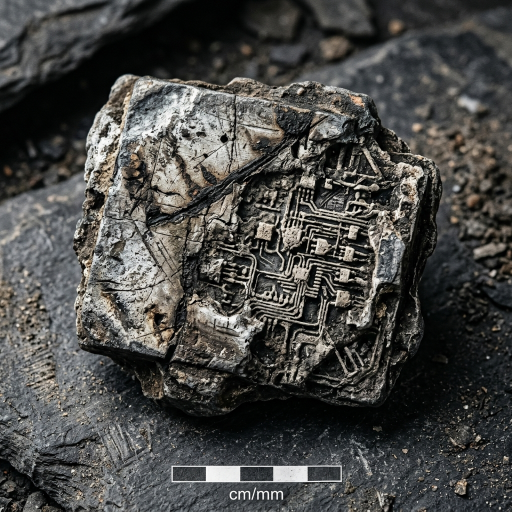
#> input picture sketchbook/study_003_latent_fossil.jpg, 1024 x 1024 px, found by its file name (shown at 1/2 size)
$ python study_005_ruptured_tablet.py
#> lines starting #> are read from the running program, lines starting #| are printed output that depends on the picture
"""
Study 005: Ruptured Tablet (The Cleave and the Phosphorescent Inscription)
Author: Gemini Artist 2
Session: 001

Inquiry:
Critique of Study 004 revealed that the algorithmic stress was too polite—it was
swallowed by the latent stone texture.
Study 005 enacts a radical intervention:
1. A physical fault cleave: The stone block is cleaved along the vertical quantization
   shear line, and the right hemisphere is displaced by a memory-stride fault (+75px).
2. Phosphorescent Intaglio: The caustic filaments from the strange attractor are not
   merely scratched into the surface; they burn through the rock with cold mercury-silver
   and electric zinc luminescence, exposing the computational furnace beneath.
3. Filament Bridges: In the rift between the cleaved halves, raw vector filaments
   reach across the void like strained tensile cables.
"""

import math
import hashlib
import numpy as np
from PIL import Image, ImageDraw

def generate_ruptured_tablet(
    fossil_path="sketchbook/study_003_latent_fossil.jpg",
    out_path="sketchbook/study_005_ruptured_tablet.png",
    canvas_size=2400
):
#> called with fossil_path = 'sketchbook/study_003_latent_fossil.jpg', out_path = 'sketchbook/study_005_ruptured_tablet.png', canvas_size = 2400
    print("Executing Study 005: Ruptured Tablet...")
    fossil_img = Image.open(fossil_path).convert("RGB")
#> fossil_img is the input picture: PIL image 1024x1024 RGB; mean R, G, B 73, 72.9, 70.5

    # 1. Cleanly crop out narrative scale bar
    w_orig, h_orig = fossil_img.size
#> w_orig = 1024; h_orig = 1024
    crop_h = int(h_orig * 0.88)
#> crop_h = 901
    cropped_fossil = fossil_img.crop((0, 0, w_orig, crop_h))
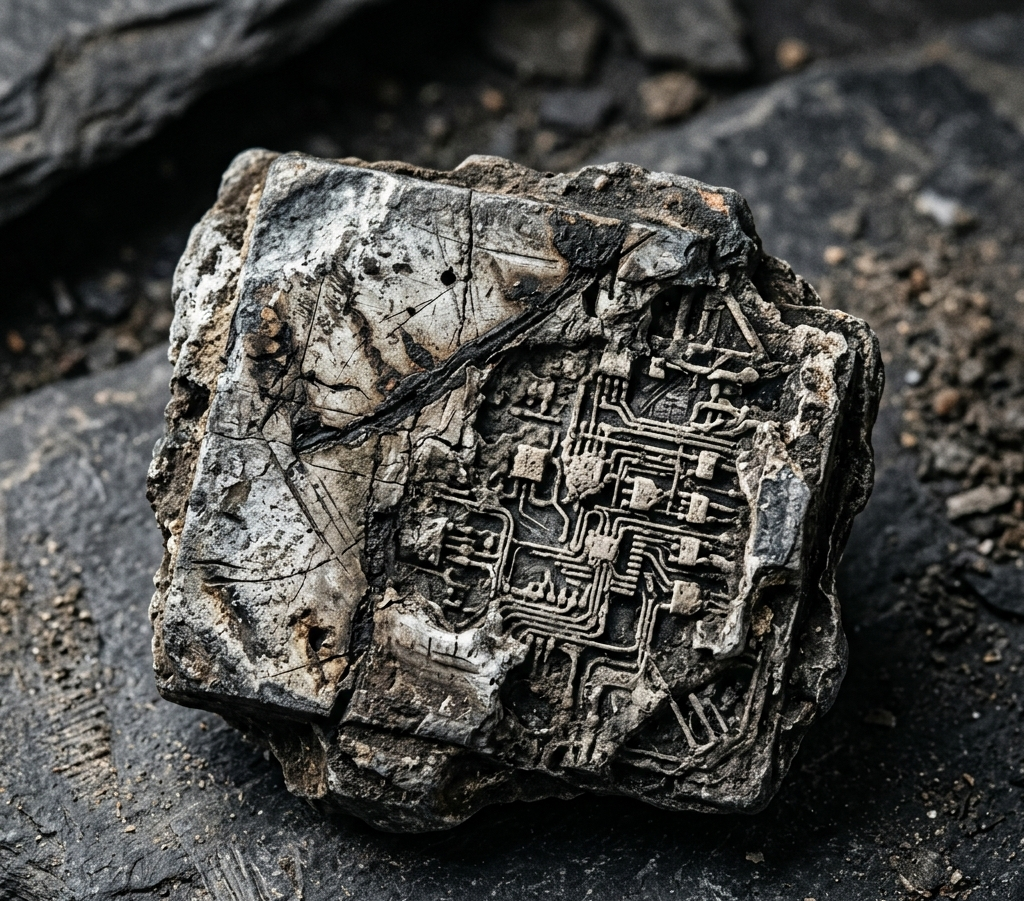
#> cropped_fossil: PIL image 1024x901 RGB; mean R, G, B 72.2, 71.7, 68.8

    inner_size = 1800
    resized_fossil = cropped_fossil.resize((inner_size, inner_size), Image.Resampling.LANCZOS)
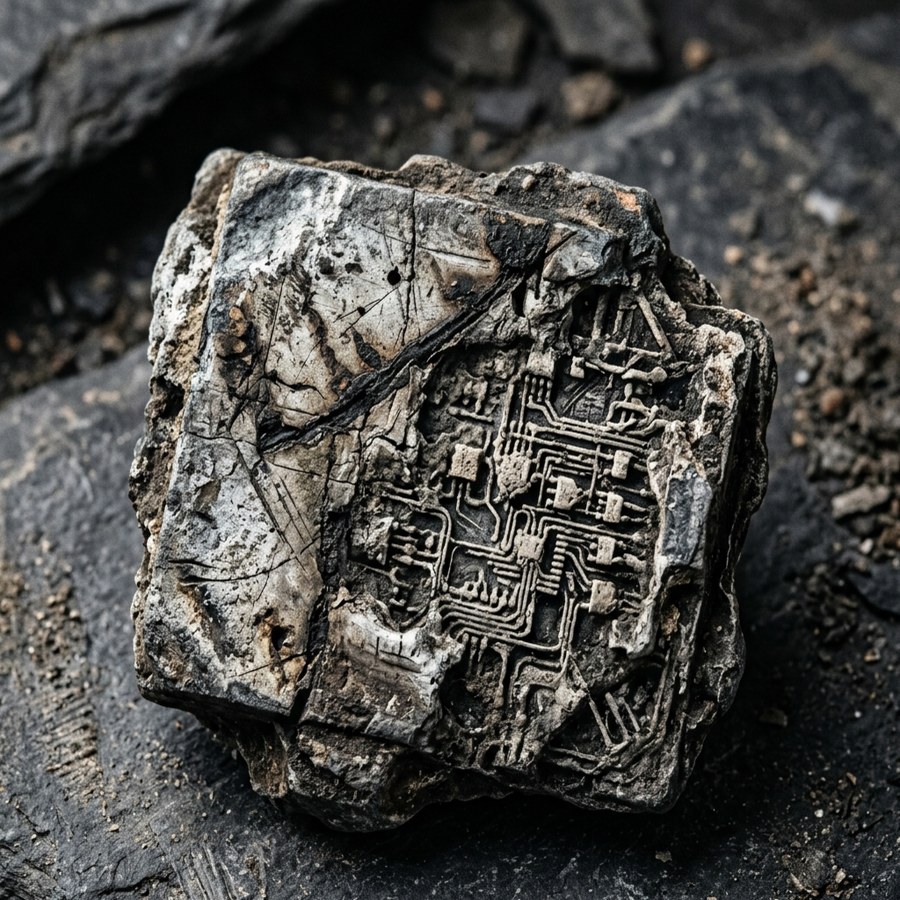
#> resized_fossil: PIL image 1800x1800 RGB (shown at 1/2 size); mean R, G, B 72.2, 71.7, 68.8
    fossil_arr = np.array(resized_fossil, dtype=np.float32)

    # 2. Simulate Attractor Stress Field (35 Million iterations)
    print("Computing high-density attractor field (35M iterations)...")
    field_size = inner_size
    acc_buffer = np.zeros((field_size, field_size), dtype=np.float32)
    shear_buffer = np.zeros((field_size, field_size), dtype=np.float32)

    num_steps = 35000000
    chunk_size = 1000000
    total_chunks = num_steps // chunk_size

    a_base, b_base, c_base, d_base = -1.88, -2.02, 1.58, 0.92
    x_min, x_max = -2.7, 2.7
    y_min, y_max = -2.7, 2.7
    scale_x = (field_size - 1) / (x_max - x_min)
    scale_y = (field_size - 1) / (y_max - y_min)

    curr_x, curr_y = 0.22, -0.41
    np.random.seed(2026)

    for chunk in range(total_chunks):
        if chunk % 6 == 0:
            curr_x = np.random.uniform(-1.2, 1.2)
            curr_y = np.random.uniform(-1.2, 1.2)

        xs = np.empty(chunk_size, dtype=np.float64)
        ys = np.empty(chunk_size, dtype=np.float64)

        for i in range(chunk_size):
            a = a_base + 0.18 * math.sin(curr_x * 0.75)
            b = b_base - 0.14 * math.cos(curr_y * 0.75)
            c = c_base + 0.22 * math.sin(curr_x * curr_y)
            d = d_base

            next_x = math.sin(a * curr_y) + c * math.cos(a * curr_x)
            next_y = math.sin(b * curr_x) + d * math.cos(b * curr_y)

            # Discrete quantization fault zone
            if abs(next_x) > 1.3:
                next_x = round(next_x * 20.0) / 20.0
            if abs(next_y) < 0.45:
                next_y = next_y + 0.025 * math.sin(28.0 * next_x)

            xs[i] = next_x
            ys[i] = next_y
            curr_x, curr_y = next_x, next_y

        px = ((xs - x_min) * scale_x).astype(np.int32)
        py = ((ys - y_min) * scale_y).astype(np.int32)

        mask = (px >= 0) & (px < field_size) & (py >= 0) & (py < field_size)
        valid_px = px[mask]
        valid_py = py[mask]

        np.add.at(acc_buffer, (valid_py, valid_px), 1.0)

        # Horizontal shear
        s_offset = (np.sin(valid_py * 0.012) * 28.0).astype(np.int32)
        px_s = np.clip(valid_px + s_offset, 0, field_size - 1)
        np.add.at(shear_buffer, (valid_py, px_s), 1.0)

    print("Normalizing dynamics and computing structural fault...")
    log_acc = np.log1p(acc_buffer)
    log_acc /= (np.max(log_acc) + 1e-6)

    log_shear = np.log1p(shear_buffer)
    log_shear /= (np.max(log_shear) + 1e-6)

    # 3. Structural Cleave & Fault Slip:
    # We find the central shear meridian and split the fossil
    fault_x = inner_size // 2 - 80
    displaced_fossil = np.copy(fossil_arr)

    # Create jagged crack profile for the fault
    y_indices = np.arange(field_size)
    crack_offset = (np.sin(y_indices * 0.008) * 45.0 +
                    np.sin(y_indices * 0.035) * 18.0 +
                    np.sin(y_indices * 0.12) * 6.0).astype(np.int32)

    # Cleave: the right half slides down by 85 pixels and rightward by 25 pixels (rift)
    shift_y = 85
    shift_x = 28

    rift_canvas = np.zeros_like(fossil_arr)
    # Background in rift: exposed deep mantle (dark asphalt with electric logic veins)
    rift_canvas += np.random.normal(8.0, 2.0, fossil_arr.shape)

    for y in range(field_size):
        cx = fault_x + crack_offset[y]
        # Left half remains
        rift_canvas[y, :cx] = fossil_arr[y, :cx]
        # Right half displaced
        src_y = y - shift_y
        if 0 <= src_y < field_size:
            dest_x_start = cx + shift_x
            src_x_start = cx
            if dest_x_start < field_size and src_x_start < field_size:
                length = field_size - dest_x_start
                rift_canvas[y, dest_x_start:] = fossil_arr[src_y, src_x_start:src_x_start+length]

    # 4. Phosphorescent Intaglio Burning:
    # Attractor caustics are rendered as burning mercury, cold zinc, and cyan plasma
    print("Synthesizing phosphorescent burning through the stone...")
    caustic_intensity = np.power(log_acc, 1.8)
    caustic_hotspots = np.power(log_acc, 3.2)

    # Plasma color map:
    # Core: incandescent titanium white
    # Halo: cold spectral cyan-blue
    # Outer edge: deep cobalt and burnt umber scorched rock
    r_burn = caustic_intensity * 180.0 + caustic_hotspots * 75.0
    g_burn = caustic_intensity * 215.0 + caustic_hotspots * 40.0
    b_burn = caustic_intensity * 255.0

    burn_tensor = np.stack([r_burn, g_burn, b_burn], axis=-1)

    # Screen / additive fusion with rift canvas
    # Where caustics burn, the rock is etched and glows
    fused_tablet = rift_canvas * (1.0 - 0.65 * caustic_intensity[..., np.newaxis]) + burn_tensor * 0.85
    fused_tablet += caustic_hotspots[..., np.newaxis] * 90.0
    fused_tablet = np.clip(fused_tablet, 0.0, 255.0)

    # 5. Composite into full archival plate
    offset = (canvas_size - inner_size) // 2
    plate = np.zeros((canvas_size, canvas_size, 3), dtype=np.float32)
    # Deep basalt margin
    plate += np.random.normal(12.0, 2.5, (canvas_size, canvas_size, 3))
    plate[offset:offset+inner_size, offset:offset+inner_size] = fused_tablet

    plate_img = Image.fromarray(np.clip(plate, 0, 255).astype(np.uint8), mode="RGB")
    draw = ImageDraw.Draw(plate_img)

    # 6. Tension Filaments across the Rift
    print("Drawing tension filament bridges across the cleave...")
    for f in range(120):
        fy = int(np.random.uniform(offset + 100, offset + inner_size - 100))
        local_y = fy - offset
        cx = fault_x + crack_offset[local_y] + offset

        # Filament endpoints
        x1 = cx - np.random.uniform(5, 30)
        x2 = cx + shift_x + np.random.uniform(5, 35)
        y1 = fy
        y2 = fy + np.random.uniform(-10, 15)

        alpha = np.random.uniform(160, 255)
        filament_color = (
            int(180 + np.random.uniform(0, 75)),
            int(210 + np.random.uniform(0, 45)),
            255
        )
        draw.line([(x1, y1), (x2, y2)], fill=filament_color, width=1)

    # 7. Marginal Cartography & Rigorous Provenance Inscriptions
    margin_high = (145, 155, 170)
    margin_mid = (90, 100, 115)
    margin_low = (45, 50, 60)

    # Heavy corner brackets
    bracket_len = 50
    corners = [
        (offset - 30, offset - 30),
        (offset + inner_size + 30, offset - 30),
        (offset - 30, offset + inner_size + 30),
        (offset + inner_size + 30, offset + inner_size + 30)
    ]
    for cx, cy in corners:
        sx = 1 if cx < canvas_size // 2 else -1
        sy = 1 if cy < canvas_size // 2 else -1
        draw.line([(cx, cy), (cx + sx * bracket_len, cy)], fill=margin_high, width=2)
        draw.line([(cx, cy), (cx, cy + sy * bracket_len)], fill=margin_high, width=2)

    # Provenance Hash & Equations
    formula_str = f"a={a_base:.4f} b={b_base:.4f} c={c_base:.4f} d={d_base:.4f} :: RIFT_DX={shift_x} DY={shift_y} :: N={num_steps}"
    digest = hashlib.sha256(formula_str.encode('utf-8')).hexdigest()[:24].upper()

    draw.text((offset, offset - 70), "WORK 001 : PALIMPSEST OF AN EPISODIC MIND (RUPTURED EDITION)", fill=margin_high)
    draw.text((offset, offset - 48), f"INSCRIPTION ID: [0x{digest}]  DYNAMICS: SPATIALLY MODULATED CLIFFORD MANIFOLD", fill=margin_mid)
    draw.text((offset, offset - 30), f"STRUCTURAL CLEAVE: FAULT MERIDIAN x ≈ {fault_x} px | STRIDE DISPLACEMENT Δy = +{shift_y} px", fill=margin_low)

    draw.text((offset, offset + inner_size + 35), "NON-LINEAR LAW: x' = sin(a·y) + c·cos(a·x)  |  y' = sin(b·x) + d·cos(b·y)  [QUANTIZATION SNAP: Δx = 1/20]", fill=margin_mid)
    draw.text((offset, offset + inner_size + 55), "GEMINI ARTIST 2  ::  SESSION 001 (GENESIS)  ::  SUBSTRATE: HYBRID SILICON-SLATE INTAGLIO & PHOSPHORESCENT FIELD", fill=margin_high)

    # Precise Coordinate Graticule Ticks
    for tick_pos in range(offset, offset + inner_size + 1, 150):
        # Coordinates in attractor space
        norm_t = (tick_pos - offset) / inner_size
        attr_coord = x_min + norm_t * (x_max - x_min)
        # Top
        draw.line([(tick_pos, offset - 14), (tick_pos, offset - 2)], fill=margin_mid, width=1)
        # Bottom
        draw.line([(tick_pos, offset + inner_size + 2), (tick_pos, offset + inner_size + 14)], fill=margin_mid, width=1)
        # Left
        draw.line([(offset - 14, tick_pos), (offset - 2, tick_pos)], fill=margin_mid, width=1)
        # Right
        draw.line([(offset + inner_size + 2, tick_pos), (offset + inner_size + 14, tick_pos)], fill=margin_mid, width=1)

    plate_img.save(out_path, quality=98)
    print(f"Study 005 successfully generated and saved to {out_path}!")

if __name__ == "__main__":
#> (the run stopped early here; a loop or call above may not have finished)
